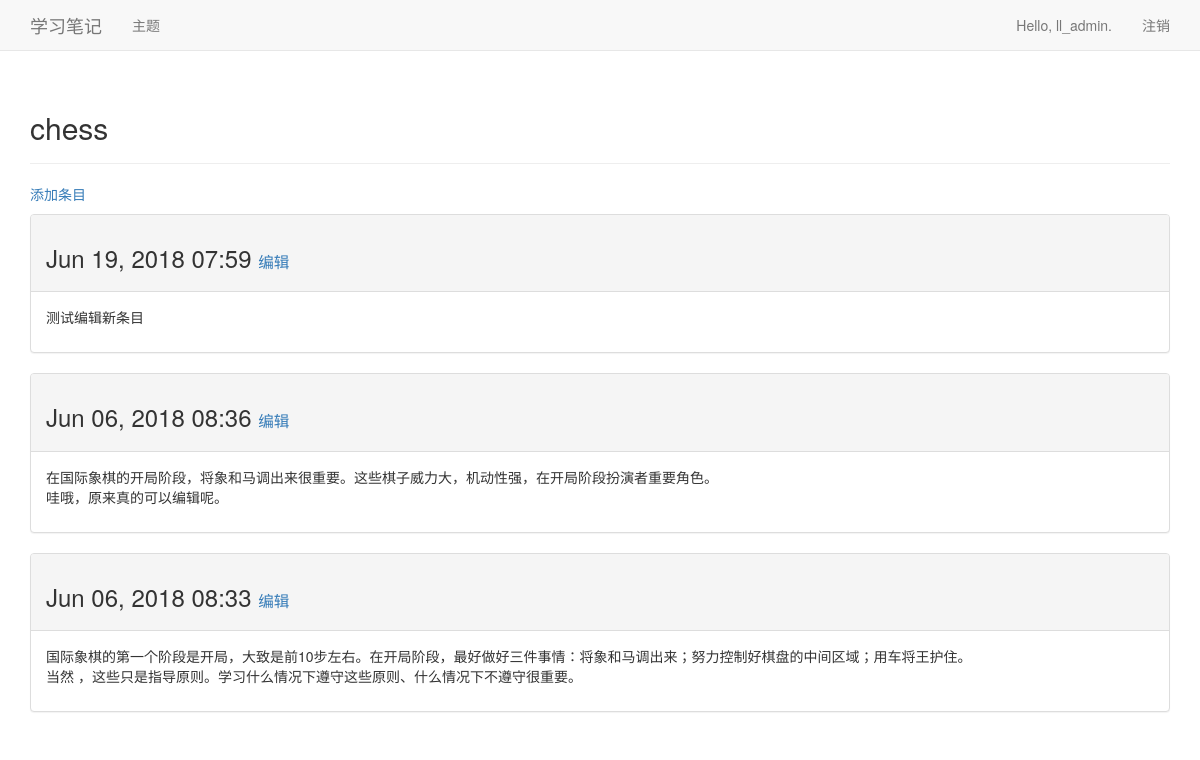
The page /topics/1/ (signed in) on the database its author committed.
### learning_logs/models.py (models this page shows, shortened)
class Topic(models.Model):
    text = models.CharField(max_length=200)
    date_added = models.DateTimeField(auto_now_add=True)
    owner = models.ForeignKey(User)
    def __str__(self):
        return self.text

class Entry(models  .Model):
    topic = models.ForeignKey(Topic,on_delete=models.CASCADE)
    text = models.TextField()
    date_added = models.DateTimeField(auto_now_add=True)
    class Meta:
        verbose_name_plural='entries'

### learning_logs/views.py (the view)
# urls.py: url(r'^topics/(?P<topic_id>\d+)/$', views.topic, name='topic'),
@login_required
def topic(request, topic_id):
    topic = Topic.objects.get(id=topic_id)
    if not check_topic_owner(request, topic):
        raise Http404
    entries = topic.entry_set.order_by('-date_added')
    context = {'topic':topic, 'entries': entries}
    return render(request, 'learning_logs/topic.html', context)

### learning_logs/views.py (called while the page is built)
def check_topic_owner(request, topic):
    if topic.owner == request.user:
        return True
    else:
        return False

### learning_logs/templates/learning_logs/topic.html
{% extends 'learning_logs/base.html' %}
{% block header %}
  <h2>{{ topic }}</h2>
{% endblock header %}
{% block content %}
  <p>
    <a href="{% url 'learning_logs:new_entry' topic.id %}">添加条目</a>
  </p>
  {% for entry in entries %}
    <div class="panel panel-default">
      <div class="panel-heading">
        <h3>
          {{ entry.date_added|date:'M d, Y H:i' }}
          <small>
            <a href="{% url 'learning_logs:edit_entry' entry.id %}">
            编辑</a>
          </small>
        </h3>
      </div>
      <div class="panel-body">
        {{ entry.text|linebreaks }}
      </div>
    </div>
  {% empty %}
   这个主题空空如也！
  {% endfor %}
{% endblock content %}

### learning_logs/templates/learning_logs/base.html (shortened to what this page needs)
{% load bootstrap3 %}
<!DOCTYPE html>
<html lang="en">
	<head>
		{% bootstrap_css %}
    </head>
    <body>
    	<nav class="navbar navbar-default navbar-static-top">
    		<div class="container">
    			<div class="navbar-header">
    				<a class="navbar-brand" href="{% url 'learning_logs:index' %}">
    					学习笔记</a>
    			</div>
    			<div id="navbar" class="navbar-collapse collapse">
    				<ul class="nav navbar-nav">
    					<li><a href="{% url 'learning_logs:topics' %}">主题</a></li>
    				</ul>
    				<ul class="nav navbar-nav navbar-right">
    					{% if user.is_authenticated %}
    					    <li><a>Hello, {{ user.username }}.</a></li>
    					    <li><a href="{% url 'users:logout' %}">注销</a></li>
    					{% else %}
    						<li><a href="{% url 'users:register' %}">注册</a></li>
    						<li><a href="{% url 'users:login' %}">登录</a></li>
    					{% endif %}
    				</ul>
    			</div>
    		</div>
    	</nav>
    	<div class="container">
    		<div class="page-header">
    			{% block header %}{% endblock header %}
    		</div>
    		<div>
    			{% block content %}{% endblock content %}
    		</div>
    	</div>
    </body>
</html>

### rows shown on the page
Topic: text "chess"
Entry: date_added "Jun 19, 2018 07:59", text "测试编辑新条目"
Entry: date_added "Jun 06, 2018 08:36", text "在国际象棋的开局阶段，将象和马调出来很重要。这些棋子威力大，机动性强，在开局阶段扮演者重要角色。 哇哦，原来真的可以编辑呢。"
Entry: date_added "Jun 06, 2018 08:33", text "国际象棋的第一个阶段是开局，大致是前10步左右。在开局阶段，最好做好三件事情：将象和马调出来；努力控制好棋盘的中间区域；用车将王护住。 当然 ，这些只是指导原则。学习什么情况下遵守这些原则、什么情况下不遵守很重要。"

### other values the page prints
{{ user.username }} "ll_admin"
